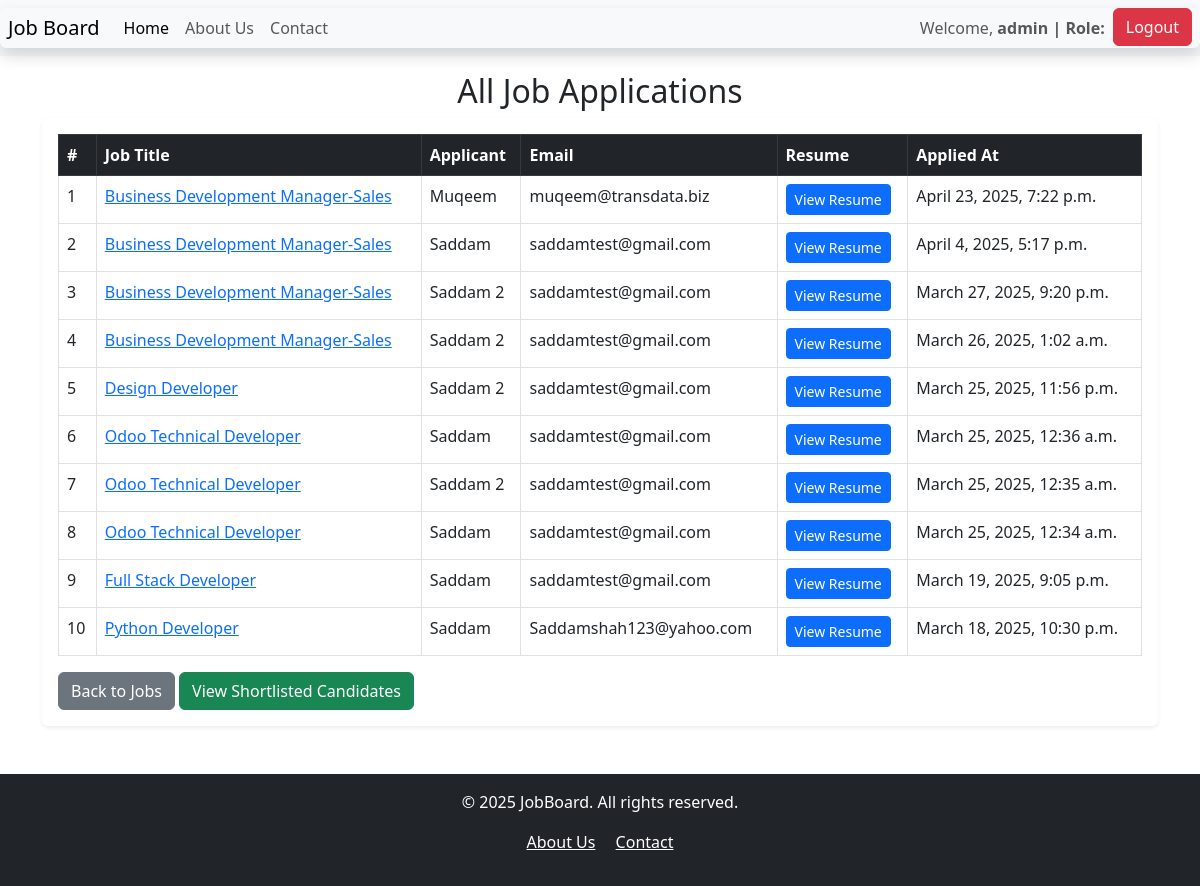
The app's page /all_applications/ (signed in), older data.
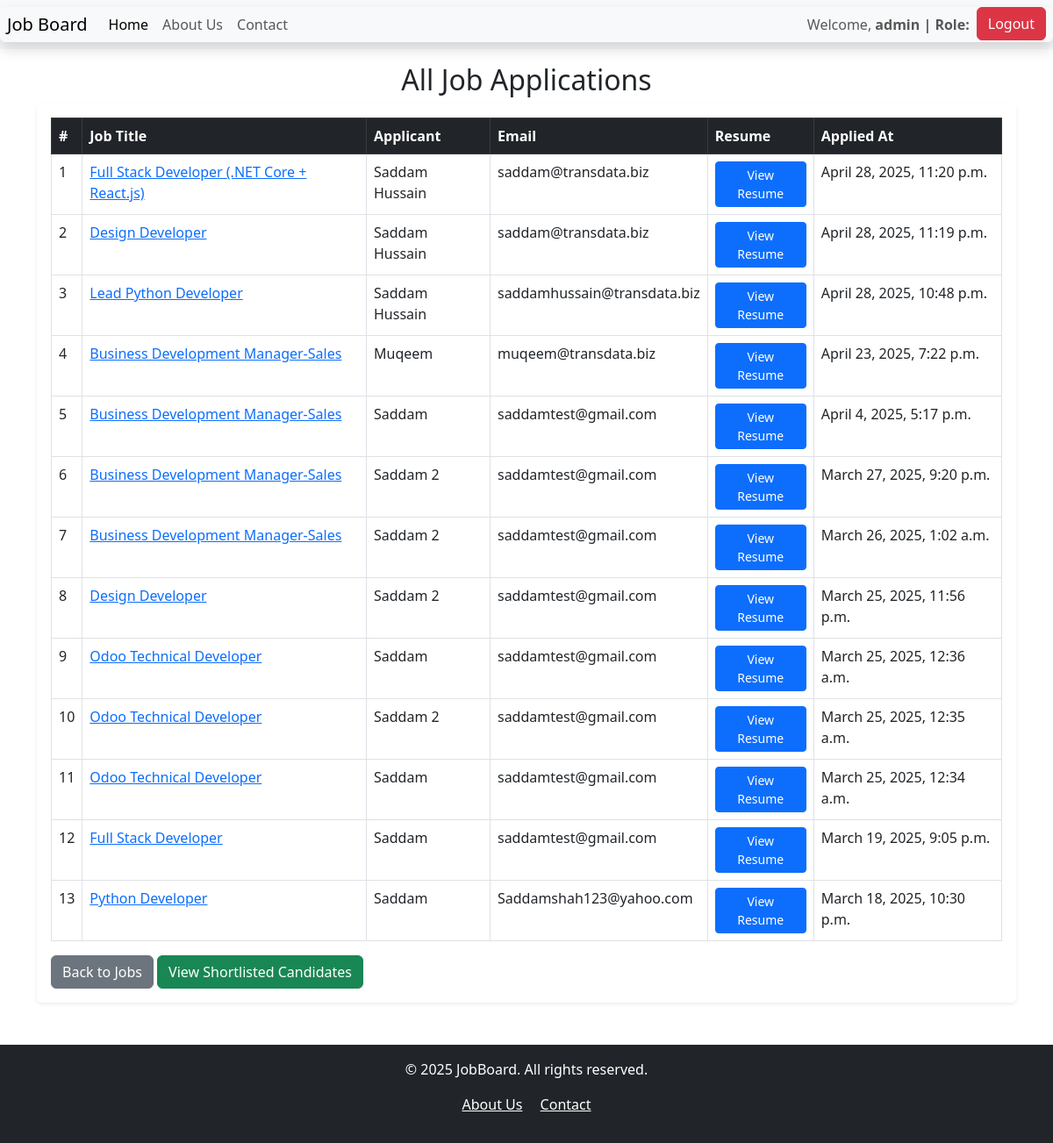
The same page, newer data.
### job/models.py (models this page shows, shortened)
class JobApplication(models.Model):
    job = models.ForeignKey(Job, on_delete= models.CASCADE)
    user = models.ForeignKey(User, on_delete=models.CASCADE, null= True, blank=True)
    applicant_name = models.CharField(max_length= 100)
    email = models.EmailField()
    resume = models.FileField(upload_to='resumes/%Y/%m/%d/')
    cover_letter = models.TextField()
    applied_at = models.DateTimeField(auto_now_add=True)
    is_shortlisted = models.BooleanField(default=False)
    class Meta:
        ordering = ['-applied_at']
        verbose_name = 'Job Application'
        verbose_name_plural = 'Job Applications'

class Job(models.Model):
    JOB_TYPES = [
        ('Full-time', 'Full-time'),
        ('Part-time', 'Part-time'),
        ('Remote', 'Remote'),
        ('Internship', 'Internship'),
    ]
    title = models.CharField(max_length=200)
    company_name = models.CharField(max_length=200)
    description = models.TextField()
    location = models.CharField(max_length=100)
    salary = models.DecimalField(max_digits=10, decimal_places=2, null= True, blank=True)
    job_type = models.CharField(max_length=20, choices=JOB_TYPES, default='Full-time')
    date_of_posting = models.DateTimeField(auto_now_add= True)
    class Meta:
        ordering = ['-date_of_posting']
        verbose_name = 'Job Posting'
        verbose_name_plural = 'Job Postings'

### job/views.py (the view)
# urls.py: path('all_applications/', views.all_applications, name = 'all_applications'),
@login_required
def all_applications(request):
    applications = JobApplication.objects.select_related('job').order_by('-applied_at')
    return render(request, 'all_applications.html', {'applications' : applications})

### job/templates/all_applications.html
{% extends 'base.html' %}
{% load static %}
{% block content %}
<div class="container mt-3">
    <h2 class="mb-2 text-center">All Job Applications</h2>
    {% if applications %}
    <div class="table-responsive shadow-sm rounded p-3 bg-white">
        <table class="table table-bordered table-hover">
            <thead class="table-dark">
                <tr>
                    <th>#</th>
                    <th>Job Title</th>
                    <th>Applicant</th>
                    <th>Email</th>
                    <th>Resume</th>
                    <th>Applied At</th>
                </tr>
            </thead>
            <tbody>
                {% for application in applications %}
                <tr>
                    <td>{{ forloop.counter }}</td>
                    <td> <a href="{% url 'job_detail' application.job.id %}">{{ application.job.title }} </a> </td>
                    <td>{{ application.applicant_name }}</td>
                    <td>{{ application.email }}</td>
                    <td>
                        <a href="{{ application.resume.url }}" class="btn btn-primary btn-sm" target="_blank">View Resume</a>
                    </td>
                    <td>{{ application.applied_at }}</td>
                </tr>
                {% endfor %}
            </tbody>
        </table>
        <a href="{% url 'job_list' %}" class="btn btn-secondary">Back to Jobs</a>
        <a href="{% url 'all_shortlisted_applicants' %}" class="btn btn-success">
            View Shortlisted Candidates
        </a>
    </div>
    {% else %}
    <p class="text-center mt-4 text-muted">No applications found.</p>
    {% endif %}
</div>
{% endblock %}

### job/templates/base.html (shortened to what this page needs)
<!DOCTYPE html>
<html lang="en">
<head>
    <link rel="stylesheet" href="https://cdn.jsdelivr.net/npm/bootstrap@5.3.0/dist/css/bootstrap.min.css">
</head>
<body>
    <nav class="navbar navbar-expand-lg bg-body-tertiary position sticky-top">
        <div class="container-fluid shadow px-2  bg-body-tertiary rounded position-sticky">
            <a class="navbar-brand " href="/">Job Board</a>
            <div class="collapse navbar-collapse" id="navbarNav">
                <ul class="navbar-nav">
                    <li class="nav-item">
                        <a class="nav-link active" aria-current="page" href="/">Home</a>
                    </li>
                    <li class="nav-item">
                        <a class="nav-link" href="{% url 'about_us' %}">About Us</a>
                    </li>
                    <li class="nav-item">
                        <a class="nav-link" href="{% url 'contact' %}">Contact</a>
                    </li>
                </ul>
            </div>
            <ul class="navbar-nav ms-auto">
                {% if user.is_authenticated %}
                    <li class="nav-item">
                        <span class="nav-link">Welcome, <strong>{{ user.username }} | Role: {{ user.userprofile.role }}</strong></span>
                    </li>
                    <li class="nav-item">
                        <a href="{% url 'custom_logout' %}" class="btn btn-danger">Logout</a>
                    </li>
                {% else %}
                    <li class="nav-item">
                        <a href="{% url 'custom_login' %}" class="btn btn-primary">Login</a>
                    </li>
                {% endif %}
            </ul>
        </div>
    </nav>
    {% block content %}
    {% endblock %}
</body>
<footer class="bg-dark text-white text-center py-3 mt-5">
    <div class="container">
        <p>&copy; 2025 JobBoard. All rights reserved.</p>
        <p>
            <a href="{% url 'about_us' %}" class="text-white me-3">About Us</a>
            <a href="{% url 'contact' %}" class="text-white">Contact</a>
        </p>
    </div>
</footer>
</html>

Row changes from the older to the newer data that the page shows:
added JobApplication: job "Full Stack Developer (.NET Core + React.js)", applicant_name "Saddam Hussain", email "saddam@transdata.biz", applied_at "April 28, 2025, 11:20 p.m."
added JobApplication: job "Design Developer", applicant_name "Saddam Hussain", email "saddam@transdata.biz", applied_at "April 28, 2025, 11:19 p.m."
added JobApplication: job "Lead Python Developer", applicant_name "Saddam Hussain", email "saddamhussain@transdata.biz", applied_at "April 28, 2025, 10:48 p.m."
